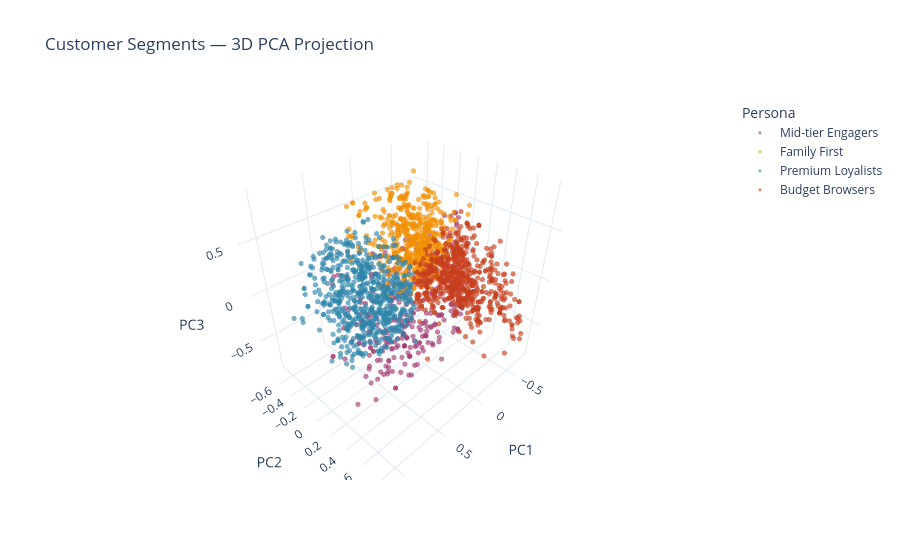

Notebook cell for this chart:
### Code cell
# ── 3D PCA visualisation (interactive Plotly) ─────────────────────────────────
pca3     = PCA(n_components=3, random_state=RANDOM_STATE)
coords3d = pca3.fit_transform(df_scaled)
plot3d   = pd.DataFrame(coords3d, columns=['PC1','PC2','PC3'])
plot3d['Persona'] = df['Persona'].values

fig = px.scatter_3d(
    plot3d, x='PC1', y='PC2', z='PC3', color='Persona',
    color_discrete_map=PERSONA_COLORS,
    title='Customer Segments — 3D PCA Projection',
    opacity=0.65, template='plotly_white'
)
fig.update_traces(marker=dict(size=3))
fig.show()

### Figure 1 — Plotly figure (JSON) as saved in the notebook; plotly's stock layout.template omitted (floating-point values rounded to 4 significant figures; data arrays with more than 128 entries replaced by an {"elided": "..."} marker saying what was removed)
{"data": [{"hovertemplate": "Persona=Mid-tier Engagers<br>PC1=%{x}<br>PC2=%{y}<br>PC3=%{z}<extra></extra>", "legendgroup": "Mid-tier Engagers", "marker": {"color": "#A23B72", "opacity": 0.65, "size": 3, "symbol": "circle"}, "mode": "markers", "name": "Mid-tier Engagers", "scene": "scene", "showlegend": true, "type": "scatter3d", "x": {"elided": "306 float values"}, "y": {"elided": "306 float values"}, "z": {"elided": "306 float values"}}, {"hovertemplate": "Persona=Family First<br>PC1=%{x}<br>PC2=%{y}<br>PC3=%{z}<extra></extra>", "legendgroup": "Family First", "marker": {"color": "#F18F01", "opacity": 0.65, "size": 3, "symbol": "circle"}, "mode": "markers", "name": "Family First", "scene": "scene", "showlegend": true, "type": "scatter3d", "x": {"elided": "569 float values"}, "y": {"elided": "569 float values"}, "z": {"elided": "569 float values"}}, {"hovertemplate": "Persona=Premium Loyalists<br>PC1=%{x}<br>PC2=%{y}<br>PC3=%{z}<extra></extra>", "legendgroup": "Premium Loyalists", "marker": {"color": "#2E86AB", "opacity": 0.65, "size": 3, "symbol": "circle"}, "mode": "markers", "name": "Premium Loyalists", "scene": "scene", "showlegend": true, "type": "scatter3d", "x": {"elided": "678 float values"}, "y": {"elided": "678 float values"}, "z": {"elided": "678 float values"}}, {"hovertemplate": "Persona=Budget Browsers<br>PC1=%{x}<br>PC2=%{y}<br>PC3=%{z}<extra></extra>", "legendgroup": "Budget Browsers", "marker": {"color": "#C73E1D", "opacity": 0.65, "size": 3, "symbol": "circle"}, "mode": "markers", "name": "Budget Browsers", "scene": "scene", "showlegend": true, "type": "scatter3d", "x": {"elided": "652 float values"}, "y": {"elided": "652 float values"}, "z": {"elided": "652 float values"}}], "layout": {"legend": {"title": {"text": "Persona"}, "tracegroupgap": 0}, "scene": {"domain": {"x": [0, 1], "y": [0, 1]}, "xaxis": {"title": {"text": "PC1"}}, "yaxis": {"title": {"text": "PC2"}}, "zaxis": {"title": {"text": "PC3"}}}, "title": {"text": "Customer Segments — 3D PCA Projection"}}}
